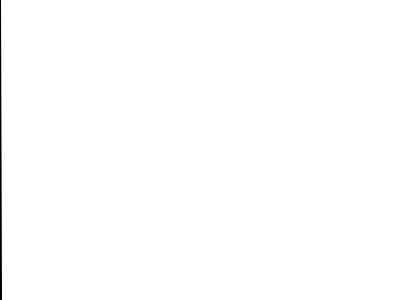
Frame 1 (no input)
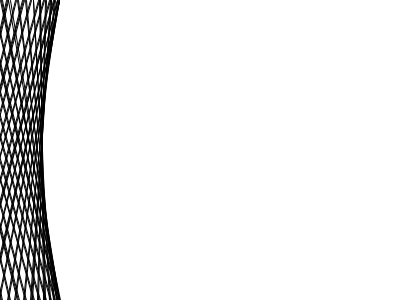
Frame 60 (the mouse pressed at the canvas centre just before this capture)
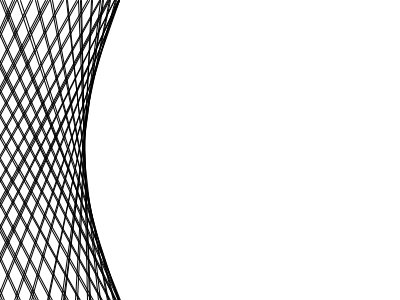
Frame 120 (the mouse held since frame 60 and released just before this capture)

The Processing sketch that drew these frames (run headless with seeded random() and noise(); from frame 60 on, the mouse is pressed at the canvas centre):

// Processing sketch: processing_1900
// ── processing_1900.pde

void setup(){
size(400,300);
smooth();
}

void draw()
{
  background(255);
  for (int k=0;k<100;k++)
  {    
   line (frameCount*sin(k),0,frameCount*cos(k),height); 
  }
}
